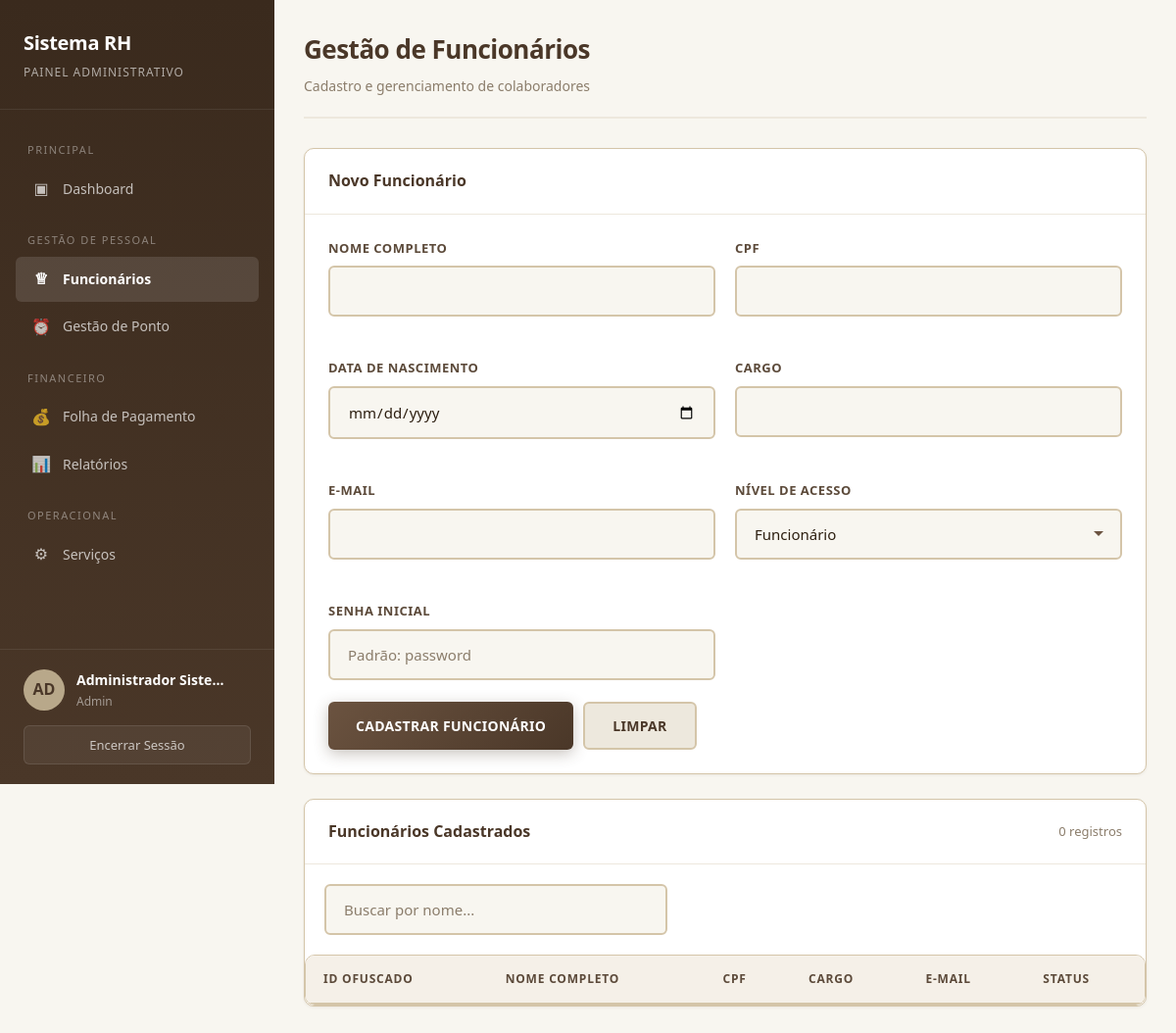
/admin/funcionarios.php?filtro=Administrador Sistema (signed in), run on the app's committed database.
### tables this page shows
CREATE TABLE IF NOT EXISTS users (
    id INT AUTO_INCREMENT PRIMARY KEY,
    obfuscated_id VARCHAR(50) UNIQUE NOT NULL,
    nome_completo VARCHAR(200) NOT NULL,
    cpf VARCHAR(14) UNIQUE NOT NULL,
    data_nascimento DATE NOT NULL,
    cargo VARCHAR(100) NOT NULL,
    email VARCHAR(150) NOT NULL,
    senha_hash VARCHAR(255) NOT NULL,
    nivel_acesso ENUM('admin','rh','coordenacao','funcionario') DEFAULT 'funcionario',
    status ENUM('ativo','inativo','ferias','licenca') DEFAULT 'ativo',
    data_criacao DATETIME DEFAULT CURRENT_TIMESTAMP,
    data_atualizacao DATETIME DEFAULT CURRENT_TIMESTAMP ON UPDATE CURRENT_TIMESTAMP,
    INDEX idx_obfuscated_id (obfuscated_id),
    INDEX idx_email (email),
    INDEX idx_cargo (cargo)
);

### includes/header_admin.php (the view, shortened to what this page needs)
<?php
$db = Database::getInstance()->getConnection();
$stmt = $db->prepare("SELECT * FROM users WHERE id = ?");
$stmt->execute([$_SESSION['user_id']]);
$currentUser = $stmt->fetch();
$currentPage = basename($_SERVER['PHP_SELF'], '.php');
function isActive($page) {
    global $currentPage;
    return $currentPage === $page ? 'active' : '';
}
?>
<!DOCTYPE html>
<html lang="pt-BR">
<head>
    <link rel="stylesheet" href="../css/style.css">
</head>
<body>
<div class="app-layout">
    <aside class="sidebar">
        <div class="sidebar-header">
            <h2>Sistema RH</h2>
            <p>Painel Administrativo</p>
        </div>
        <nav class="sidebar-nav">
            <div class="nav-section">
                <div class="nav-section-title">Principal</div>
                <a href="dashboard.php" class="nav-item <?=isActive('dashboard')?>">
                    <span class="nav-icon">&#9635;</span> Dashboard
                </a>
            </div>
            <div class="nav-section">
                <div class="nav-section-title">Gestão de Pessoal</div>
                <a href="funcionarios.php" class="nav-item <?=isActive('funcionarios')?>">
                    <span class="nav-icon">&#9813;</span> Funcionários
                </a>
                <a href="ponto_global.php" class="nav-item <?=isActive('ponto_global')?>">
                    <span class="nav-icon">&#9200;</span> Gestão de Ponto
                </a>
            </div>
            <div class="nav-section">
                <div class="nav-section-title">Financeiro</div>
                <a href="folha_pagamento.php" class="nav-item <?=isActive('folha_pagamento')?>">
                    <span class="nav-icon">&#128176;</span> Folha de Pagamento
                </a>
                <a href="relatorios.php" class="nav-item <?=isActive('relatorios')?>">
                    <span class="nav-icon">&#128202;</span> Relatórios
                </a>
            </div>
            <div class="nav-section">
                <div class="nav-section-title">Operacional</div>
                <a href="servicos.php" class="nav-item <?=isActive('servicos')?>">
                    <span class="nav-icon">&#9881;</span> Serviços
                </a>
            </div>
        </nav>
        <div class="sidebar-footer">
            <div class="sidebar-user">
                <div class="user-avatar"><?=strtoupper(substr($currentUser['nome_completo'], 0, 2))?></div>
                <div class="user-info">
                    <h4><?=htmlspecialchars($currentUser['nome_completo'])?></h4>
                    <p><?=ucfirst($currentUser['nivel_acesso'])?></p>
                </div>
            </div>
            <button class="btn-logout" onclick="if(confirm('Deseja sair?')) window.location='../logout.php'">
                Encerrar Sessão
            </button>
        </div>
    </aside>
    <main class="main-content">

### css/style.css (style rules this page uses)
:root { --off-white: #F8F6F0; --cream: #F5F0E8; --beige-light: #EDE8DD; --beige: #D4C5A9; --beige-dark: #B8A88A; --brown-light: #8B7355; --brown: #6B5340; --brown-dark: #4A3728; --brown-deeper: #3A2A1D; --text-primary: #2C1E10; --text-secondary: #5C4A3A; --text-muted: #8B7D6B; --border-color: #D4C5A9; --shadow-sm: 0 1px 3px rgba(74, 55, 40, 0.08); --shadow-md: 0 4px 12px rgba(74, 55, 40, 0.1); --shadow-lg: 0 8px 30px rgba(74, 55, 40, 0.12); --shadow-xl: 0 12px 40px rgba(74, 55, 40, 0.15); --radius-sm: 6px; --radius-md: 10px; --radius-lg: 16px; --transition: all 0.3s cubic-bezier(0.4, 0, 0.2, 1); }
* { margin: 0; padding: 0; box-sizing: border-box; }
body { font-family: 'Segoe UI', system-ui, -apple-system, sans-serif; background-color: var(--off-white); color: var(--text-primary); line-height: 1.6; min-height: 100vh; }
.app-layout { display: flex; min-height: 100vh; }
.sidebar { width: 280px; background: linear-gradient(180deg, var(--brown-deeper) 0%, var(--brown-dark) 100%); color: white; display: flex; flex-direction: column; position: fixed; height: 100vh; z-index: 100; transition: var(--transition); }
.sidebar-header { padding: 28px 24px; border-bottom: 1px solid rgba(255,255,255,0.08); }
.sidebar-header h2 { font-size: 20px; font-weight: 700; letter-spacing: -0.3px; }
.sidebar-header p { font-size: 12px; opacity: 0.6; margin-top: 4px; text-transform: uppercase; letter-spacing: 1px; }
.sidebar-nav { flex: 1; padding: 20px 0; overflow-y: auto; }
.nav-section { padding: 0 16px; margin-bottom: 8px; }
.nav-section-title { font-size: 11px; text-transform: uppercase; letter-spacing: 1.5px; opacity: 0.4; padding: 12px 12px 8px; }
.nav-item { display: flex; align-items: center; gap: 12px; padding: 12px 16px; border-radius: var(--radius-sm); color: rgba(255,255,255,0.7); text-decoration: none; font-size: 14px; font-weight: 500; transition: var(--transition); margin-bottom: 2px; }
.nav-item.active { background: rgba(255,255,255,0.12); color: white; font-weight: 600; }
.nav-icon { width: 20px; height: 20px; display: flex; align-items: center; justify-content: center; font-size: 16px; }
.sidebar-footer { padding: 20px 24px; border-top: 1px solid rgba(255,255,255,0.08); }
.sidebar-user { display: flex; align-items: center; gap: 12px; margin-bottom: 15px; }
.user-avatar { width: 42px; height: 42px; border-radius: 50%; background: var(--beige-dark); display: flex; align-items: center; justify-content: center; font-weight: 700; font-size: 16px; color: var(--brown-dark); flex-shrink: 0; }
.user-info h4 { font-size: 14px; font-weight: 600; white-space: nowrap; overflow: hidden; text-overflow: ellipsis; max-width: 160px; }
.user-info p { font-size: 12px; opacity: 0.5; }
.btn-logout { width: 100%; padding: 10px; background: rgba(255,255,255,0.06); border: 1px solid rgba(255,255,255,0.1); border-radius: var(--radius-sm); color: rgba(255,255,255,0.7); font-size: 13px; cursor: pointer; transition: var(--transition); font-family: inherit; }
.main-content { flex: 1; margin-left: 280px; padding: 30px; background: var(--off-white); min-height: 100vh; }

### data on the page
users: nome_completo "AD", nome_completo "Administrador Sistema", nivel_acesso "Admin"

### other printed values
count($funcionarios) "0"
